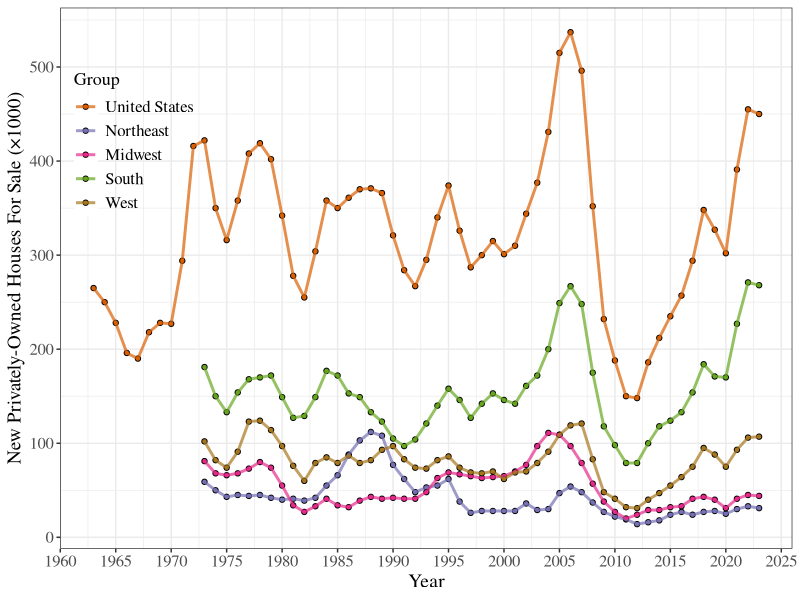
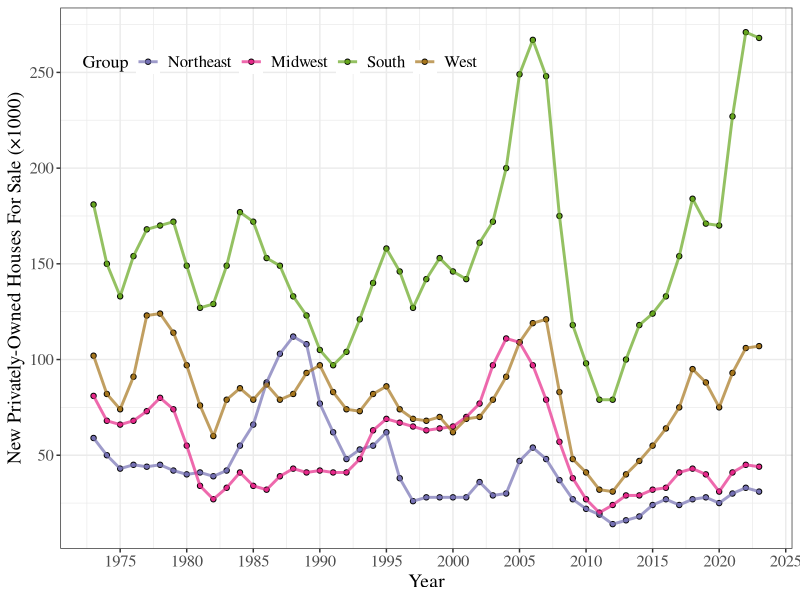
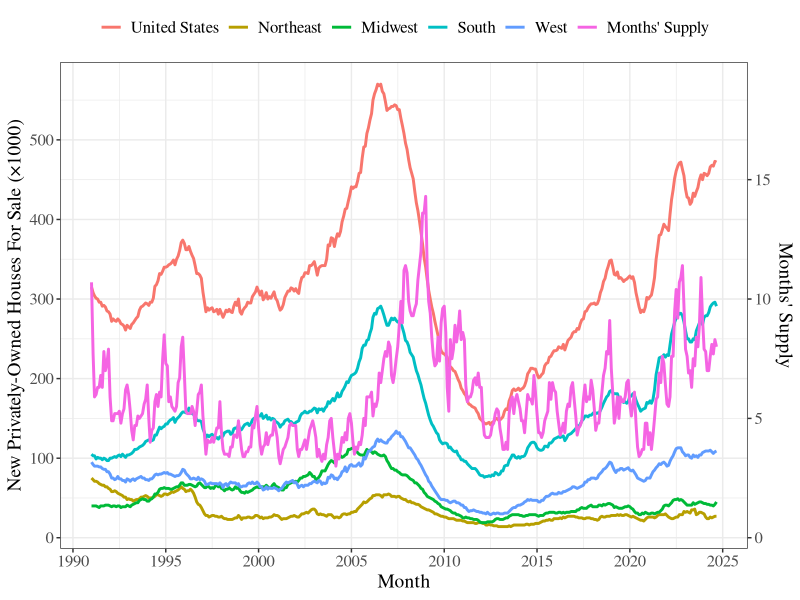
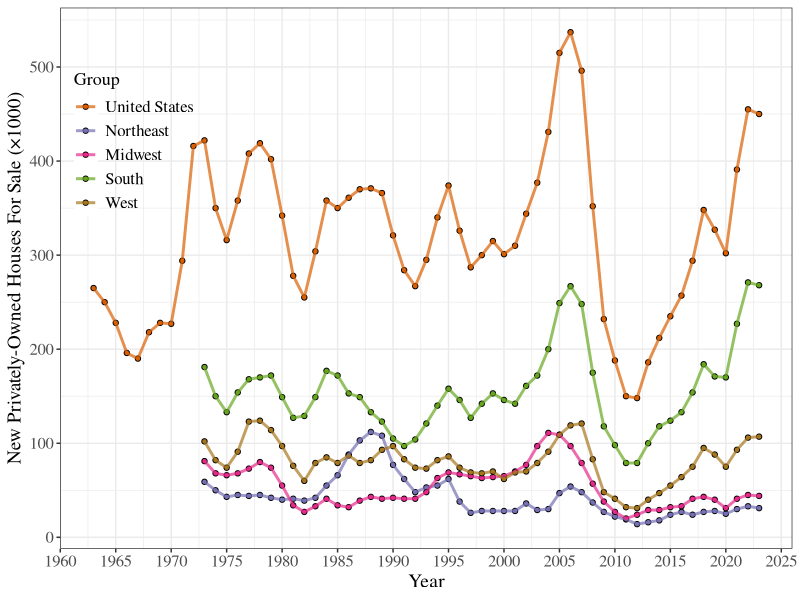
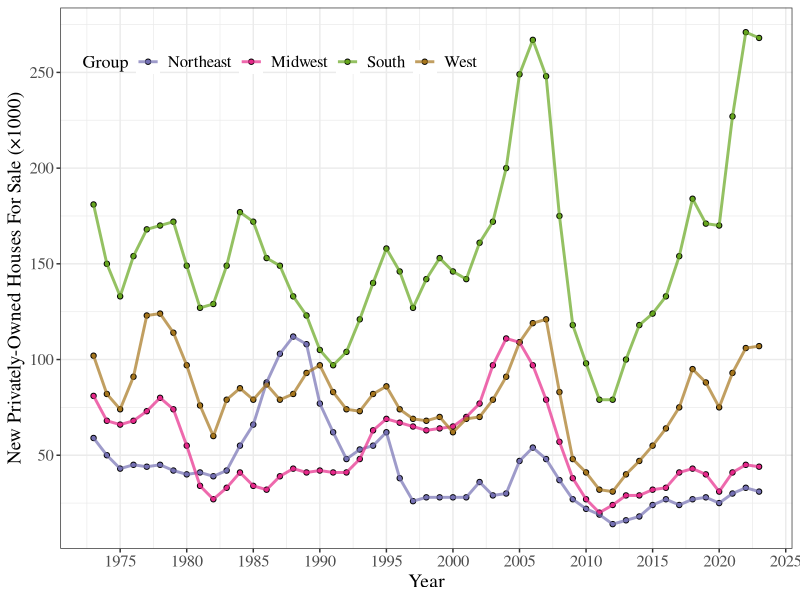
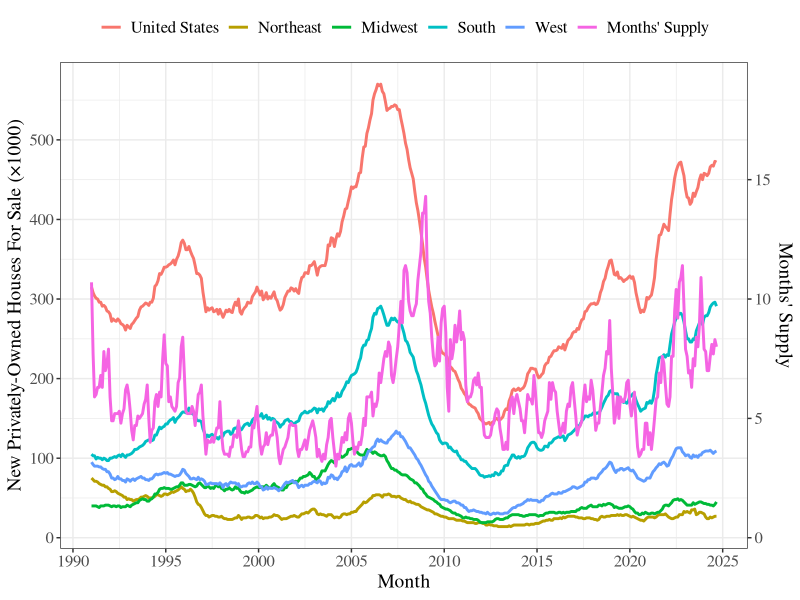

Source code (R) for these figures, in order: (Note: this script raises an error after producing the figures.)
library(readxl)
library(ggplot2)
library(reshape2)

# 数据读取
df<-read_xlsx("data fsale_cust.xlsx",na="(NA)",sheet = "Sheet1")

# 数据清洗
df1<-na.omit(melt(df,id.vars="Year"))

# 绘图
# 总的
p1<-ggplot(df1,aes(x=Year,y=value,fill = variable))+
  geom_point(shape=21,size=1.5)+
  geom_line(aes(group = variable,color=variable),linewidth=1,alpha=0.7)+
  scale_fill_manual(name="Group",values = c("#D95F02","#7570B3","#E7298A","#66A61E","#A6761D"))+
  scale_color_manual(name="Group",values = c("#D95F02","#7570B3","#E7298A","#66A61E","#A6761D"))+
  scale_x_continuous(breaks = seq(1960,2025,by=5))+
  scale_y_continuous(breaks = seq(0,600,by=100))+
  theme_bw()+
  labs(x="Year",y="New Privately-Owned Houses For Sale (×1000)")+
  theme(text = element_text(family = "serif"),
        axis.title = element_text(size=14),
        axis.text = element_text(size=12),
        legend.position = c(0.1,0.75),
        legend.background = element_blank(),
        legend.title = element_text(size=13),
        legend.text = element_text(size=12))
p1 # 查看图片
ggsave("p1.png",plot = p1,width = 8.03*3,height = 4.19*3,units = "cm") # 保存图片

# 没有United States
df2<-df1[df1$variable!="United States",] # 去掉数据中的United States
p2<-ggplot(df2,aes(x=Year,y=value,fill = variable))+
  geom_point(shape=21,size=1.5)+
  geom_line(aes(group = variable,color=variable),linewidth=1,alpha=0.7)+
  scale_fill_manual(name="Group",values = c("#7570B3","#E7298A","#66A61E","#A6761D"))+
  scale_color_manual(name="Group",values = c("#7570B3","#E7298A","#66A61E","#A6761D"))+
  scale_x_continuous(breaks = seq(1960,2025,by=5))+
  scale_y_continuous(breaks = seq(0,600,by=50))+
  theme_bw()+
  labs(x="Year",y="New Privately-Owned Houses For Sale (×1000)")+
  theme(text = element_text(family = "serif"),
        axis.title = element_text(size=14),
        axis.text = element_text(size=12),
        legend.position = c(0.3,0.9),
        legend.background = element_blank(),
        legend.direction = "horizontal",
        legend.title = element_text(size=13),
        legend.text = element_text(size=12))
p2
ggsave("p2.png",plot = p2,width = 8.03*3,height = 4.19*3,units = "cm") # 保存图片


################ Sheet2 ####################
# 设置工作路径
setwd("E:/R-language/202502/250219-科研绘图-双y轴/")

# R包安装
library(readxl)
library(ggplot2)
library(reshape2)

# 数据读取
df<-read_xlsx("data fsale_cust.xlsx",sheet = "Sheet2")
df$`Months' Supply`<-df$`Months' Supply`*30
df$Month<-as.Date(df$Month)

# 数据划分
df1<-melt(df,id.vars = "Month")

# 绘图
ggplot(df1,aes(x=Month,y=value,color=variable))+
  geom_line(aes(group=variable),size=1)+
  scale_x_date(breaks = seq(as.Date("1990-01-01"),
                                  as.Date("2025-01-01"),
                                  by="5 years"),
                     date_labels = "%Y")+
  scale_y_continuous(name = "New Privately-Owned Houses For Sale (×1000)",
                     breaks = seq(0,600,by=100),
                     sec.axis = sec_axis(~./30,name = "Months' Supply"))+
  theme_bw()+
  guides(color=guide_legend(nrow = 1))+
  theme(text = element_text(family = "serif"),
        axis.title = element_text(size=14),
        axis.text = element_text(size=12),
        legend.position = "top",
        legend.background = element_blank(),
        legend.title = element_blank(),
        legend.text = element_text(size=12))->p3
p3
ggsave("p3.svg",plot = p3,width = 8.03*3,height = 4.19*3,units = "cm") # 保存图片

df <- df[order(df$Month), ]
# Extract the month factor
df$mon <- factor(format(df$Month, "%m"))

# Fit a linear model: price ~ month
model <- lm(USA ~ mon, data = df)

# Run ANOVA
anova(model)


x_ts <- ts(df$`United States`, start = c(1991, 1), frequency = 12)
isSeasonal(x_ts, test = "seasdum", freq = NA)

